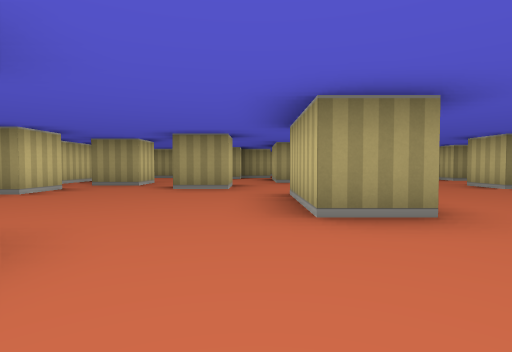
view 1 (above)

24 first-person views from a walk through a cub3D ray-caster map. The camera is about half as high as the walls, tilts 2° down and sees 80° across. The floor is counted in squares. Each view is taken from the middle of a square. On the plan, view 1 faces up. The plan holds only what a view shows up to about 9 squares ahead; the rest is blank.

view 2
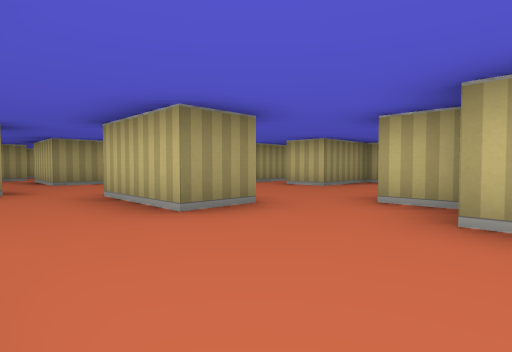

view 3
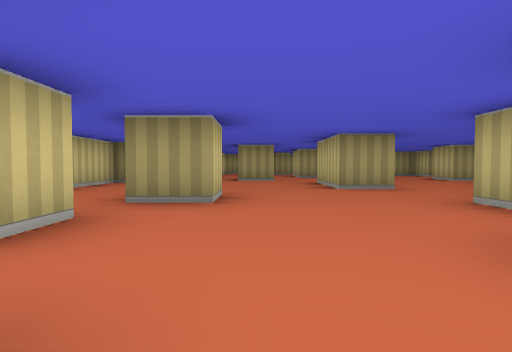

view 4
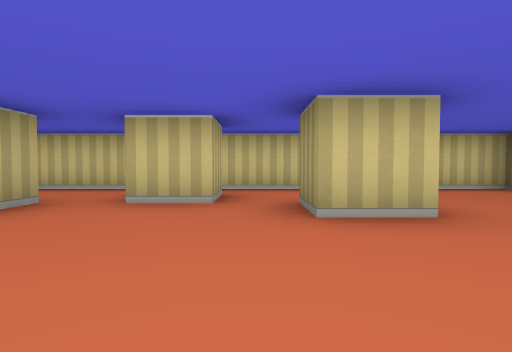

view 5
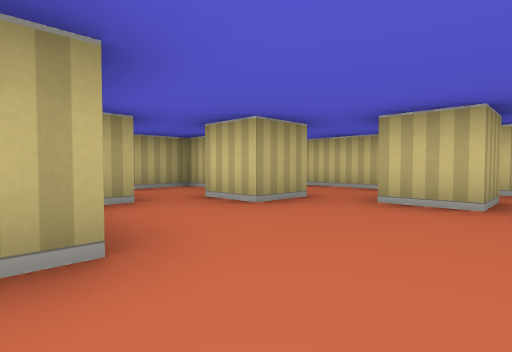

view 6
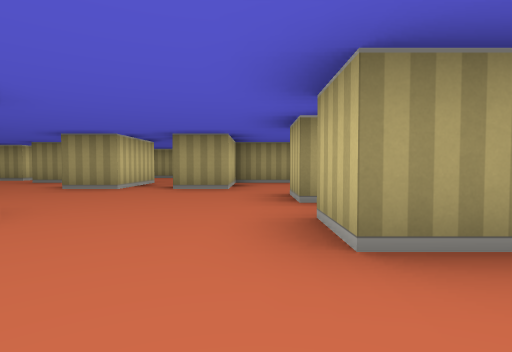

view 7
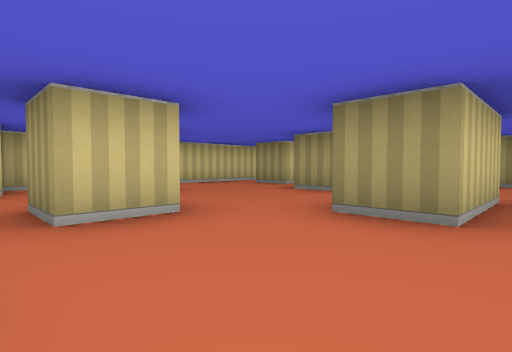

view 8
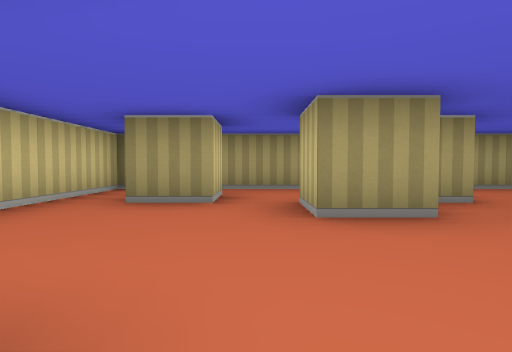

view 9
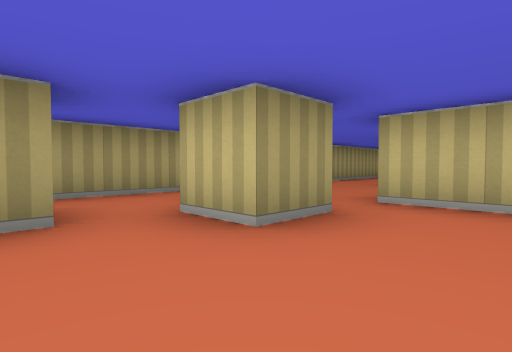

view 10
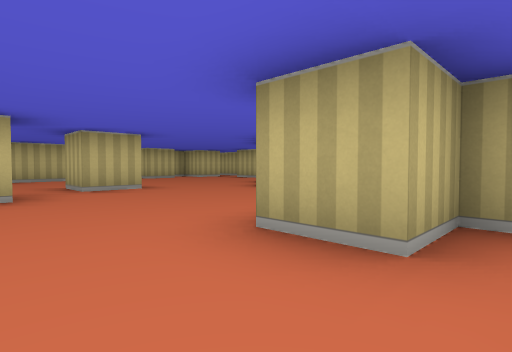

view 11
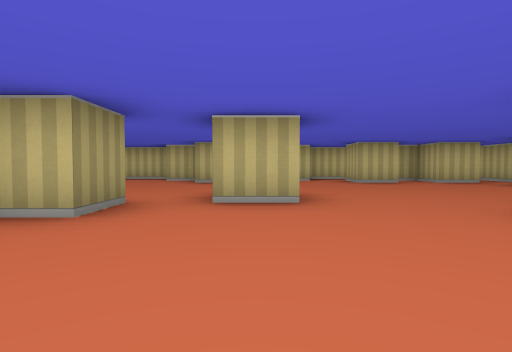

view 12
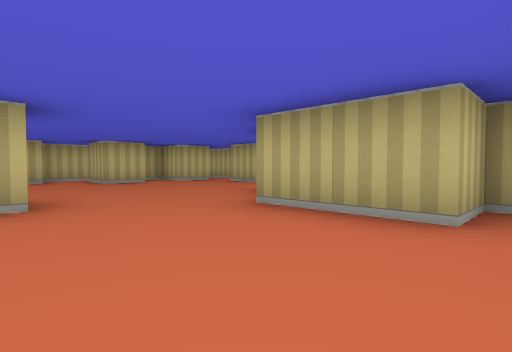

view 13
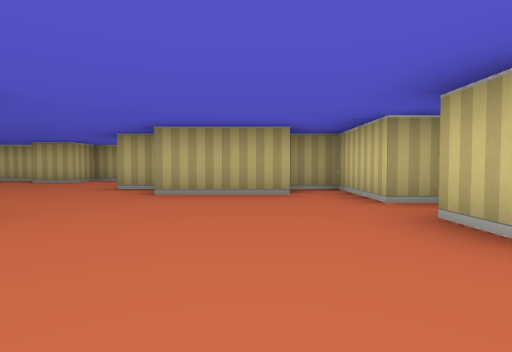

view 14
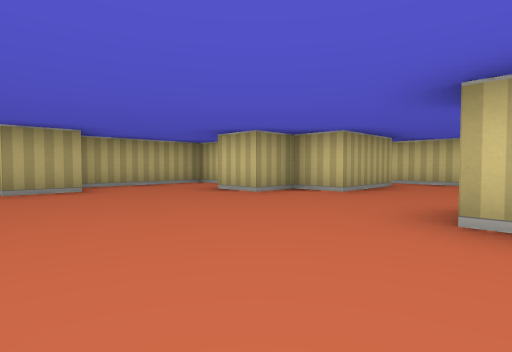

view 15
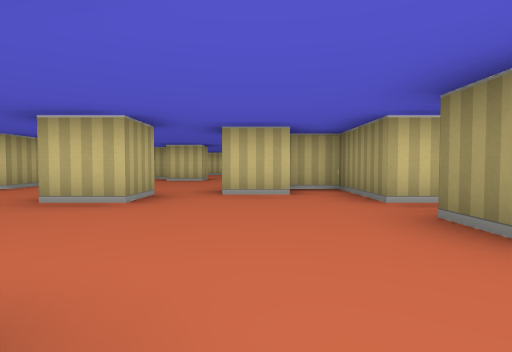

view 16
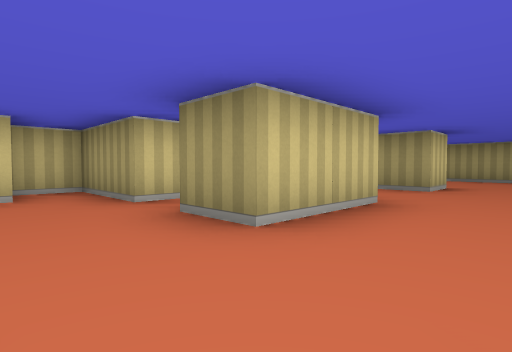

view 17
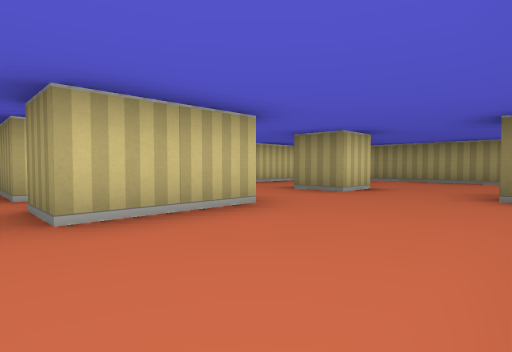

view 18
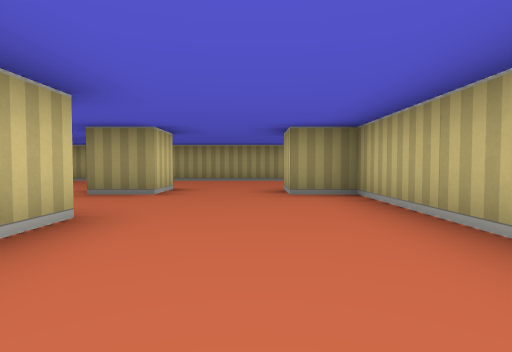

view 19
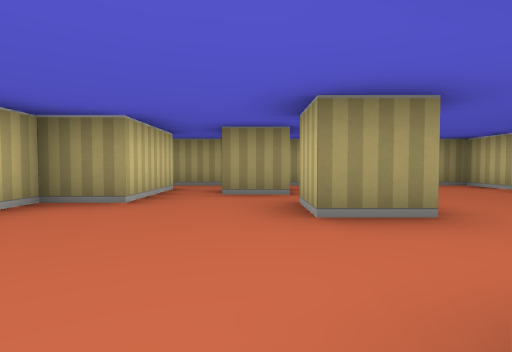

view 20
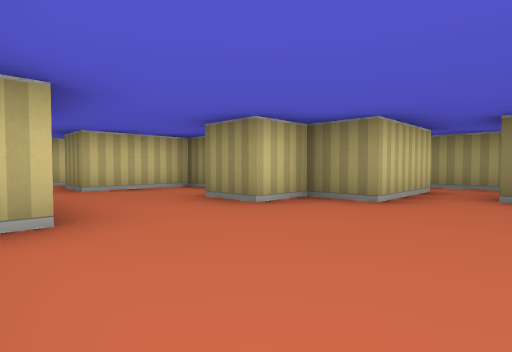

view 21
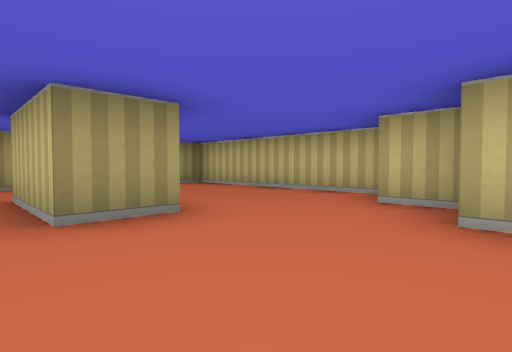

view 22
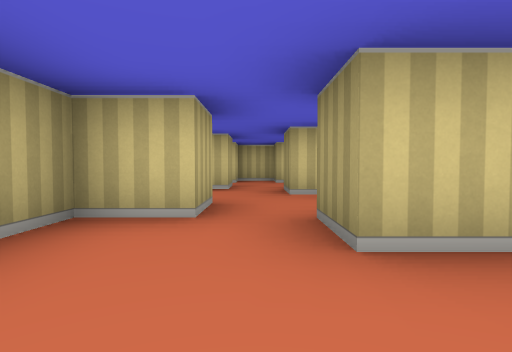

view 23
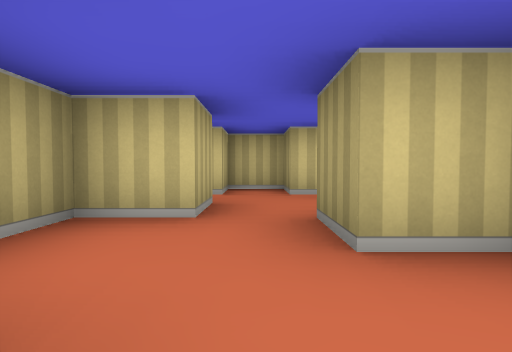

view 24
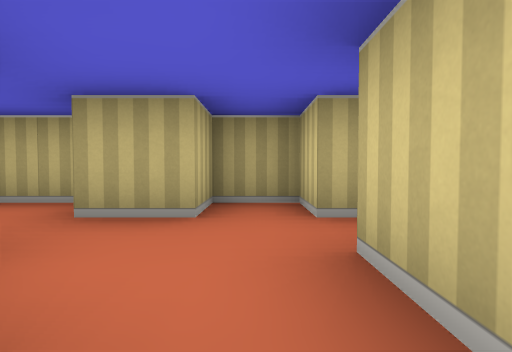

### Floor plan
Key: @ floor where view 1 was taken; # wall or solid block; . floor.
Columns run from 5 left of view 1 to 14 right of it. Each row starts with its distance up from view 1.
 13 ####################
 12 #.......... .......#
 11 #.#..#....  #.#....#
 10 #...##...####......#
  9 #.....#.# .#...#..##
  8 #.....#.#..........#
  7 #.#................#
  6 #...#.....## ..#...#
  5 ##..........##.#...#
  4 #.....#...###......#
  3 #.....#.....#.....##
  2 #................##
  1 #..#....#....#...##
  0 #....@.##.........##
 -1 #.#.... #..........#
 -2 #.....#.#####....###
 -3 #..#..#..#..#.....#
 -4 #....##..........##
 -5   #.. #.#..#...#..
 -6   #################

Where each view was taken, in squares from view 1:
view 1: 0 up, 0 right, facing up
view 2: 0 up, 1 left, facing up-right
view 3: 3 down, 1 left, facing up
view 4: 0 up, 1 right, facing left
view 5: 0 up, 1 right, facing down-left
view 6: 2 up, 4 right, facing up
view 7: 5 up, 2 right, facing up-left
view 8: 7 up, 2 left, facing up
view 9: 8 up, 3 left, facing up-right
view 10: 3 up, 2 right, facing down-right
view 11: 1 up, 4 right, facing right
view 12: 1 up, 4 right, facing down-right
view 13: 3 up, 5 right, facing down
view 14: 1 up, 11 right, facing down-left
view 15: 3 up, 12 right, facing left
view 16: 3 up, 12 right, facing up-left
view 17: 4 up, 13 right, facing up-left
view 18: 4 up, 12 right, facing up
view 19: 6 up, 9 right, facing up
view 20: 6 up, 9 right, facing up-left
view 21: 2 up, 9 right, facing up-right
view 22: 4 down, 9 right, facing left
view 23: 4 down, 6 right, facing left
view 24: 2 down, 2 right, facing down
